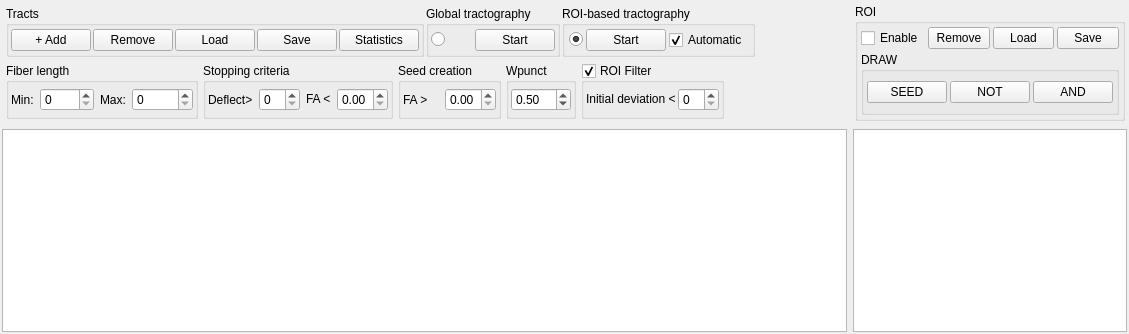
<?xml version="1.0" encoding="UTF-8"?>
<ui version="4.0">
 <class>QTabDTITractography</class>
 <widget class="QWidget" name="QTabDTITractography">
  <property name="geometry">
   <rect>
    <x>0</x>
    <y>0</y>
    <width>1129</width>
    <height>334</height>
   </rect>
  </property>
  <property name="minimumSize">
   <size>
    <width>0</width>
    <height>0</height>
   </size>
  </property>
  <property name="windowTitle">
   <string>Form</string>
  </property>
  <layout class="QGridLayout" name="gridLayout">
   <property name="sizeConstraint">
    <enum>QLayout::SetDefaultConstraint</enum>
   </property>
   <property name="leftMargin">
    <number>2</number>
   </property>
   <property name="topMargin">
    <number>2</number>
   </property>
   <property name="rightMargin">
    <number>2</number>
   </property>
   <property name="bottomMargin">
    <number>2</number>
   </property>
   <item row="1" column="1">
    <widget class="QTableWidget" name="m_tableWidgetROI">
     <property name="sizePolicy">
      <sizepolicy hsizetype="Preferred" vsizetype="Expanding">
       <horstretch>1</horstretch>
       <verstretch>0</verstretch>
      </sizepolicy>
     </property>
    </widget>
   </item>
   <item row="1" column="0">
    <widget class="QTableWidget" name="m_tableWidgetTracts">
     <property name="sizePolicy">
      <sizepolicy hsizetype="Preferred" vsizetype="Expanding">
       <horstretch>4</horstretch>
       <verstretch>0</verstretch>
      </sizepolicy>
     </property>
     <property name="columnCount">
      <number>0</number>
     </property>
    </widget>
   </item>
   <item row="0" column="1" alignment="Qt::AlignLeft">
    <widget class="QWidget" name="widget_5" native="true">
     <property name="sizePolicy">
      <sizepolicy hsizetype="Preferred" vsizetype="Preferred">
       <horstretch>1</horstretch>
       <verstretch>0</verstretch>
      </sizepolicy>
     </property>
     <layout class="QVBoxLayout" name="verticalLayout">
      <property name="spacing">
       <number>2</number>
      </property>
      <property name="leftMargin">
       <number>2</number>
      </property>
      <property name="topMargin">
       <number>2</number>
      </property>
      <property name="rightMargin">
       <number>2</number>
      </property>
      <property name="bottomMargin">
       <number>2</number>
      </property>
      <item alignment="Qt::AlignLeft">
       <widget class="QGroupBox" name="groupBox_6">
        <property name="sizePolicy">
         <sizepolicy hsizetype="Preferred" vsizetype="Preferred">
          <horstretch>0</horstretch>
          <verstretch>0</verstretch>
         </sizepolicy>
        </property>
        <property name="title">
         <string>ROI</string>
        </property>
        <layout class="QVBoxLayout" name="verticalLayout_3">
         <property name="spacing">
          <number>3</number>
         </property>
         <property name="leftMargin">
          <number>3</number>
         </property>
         <property name="topMargin">
          <number>3</number>
         </property>
         <property name="rightMargin">
          <number>3</number>
         </property>
         <property name="bottomMargin">
          <number>3</number>
         </property>
         <item>
          <layout class="QHBoxLayout" name="horizontalLayout_17">
           <property name="spacing">
            <number>3</number>
           </property>
           <property name="leftMargin">
            <number>0</number>
           </property>
           <item>
            <widget class="QCheckBox" name="checkBoxROI">
             <property name="minimumSize">
              <size>
               <width>64</width>
               <height>0</height>
              </size>
             </property>
             <property name="text">
              <string>Enable</string>
             </property>
            </widget>
           </item>
           <item>
            <widget class="QPushButton" name="pushRemoveROI">
             <property name="minimumSize">
              <size>
               <width>60</width>
               <height>0</height>
              </size>
             </property>
             <property name="text">
              <string>Remove</string>
             </property>
            </widget>
           </item>
           <item>
            <widget class="QPushButton" name="pushLoadROI">
             <property name="minimumSize">
              <size>
               <width>60</width>
               <height>0</height>
              </size>
             </property>
             <property name="text">
              <string>Load</string>
             </property>
            </widget>
           </item>
           <item>
            <widget class="QPushButton" name="pushSaveROI">
             <property name="minimumSize">
              <size>
               <width>60</width>
               <height>0</height>
              </size>
             </property>
             <property name="text">
              <string>Save</string>
             </property>
            </widget>
           </item>
          </layout>
         </item>
         <item>
          <widget class="QGroupBox" name="m_groupBoxAddROI">
           <property name="sizePolicy">
            <sizepolicy hsizetype="Preferred" vsizetype="Preferred">
             <horstretch>1</horstretch>
             <verstretch>0</verstretch>
            </sizepolicy>
           </property>
           <property name="title">
            <string>DRAW</string>
           </property>
           <layout class="QHBoxLayout" name="horizontalLayout_14">
            <property name="spacing">
             <number>3</number>
            </property>
            <property name="leftMargin">
             <number>3</number>
            </property>
            <property name="topMargin">
             <number>3</number>
            </property>
            <property name="rightMargin">
             <number>3</number>
            </property>
            <property name="bottomMargin">
             <number>3</number>
            </property>
            <item>
             <widget class="QPushButton" name="m_pushButtonAddSeedROI">
              <property name="text">
               <string>SEED</string>
              </property>
             </widget>
            </item>
            <item>
             <widget class="QPushButton" name="m_pushButtonAddNotROI">
              <property name="text">
               <string> NOT </string>
              </property>
             </widget>
            </item>
            <item>
             <widget class="QPushButton" name="m_pushButtonAddAndROI">
              <property name="text">
               <string>AND</string>
              </property>
             </widget>
            </item>
           </layout>
          </widget>
         </item>
        </layout>
       </widget>
      </item>
     </layout>
    </widget>
   </item>
   <item row="0" column="0">
    <widget class="QWidget" name="widget_4" native="true">
     <property name="sizePolicy">
      <sizepolicy hsizetype="Preferred" vsizetype="Preferred">
       <horstretch>4</horstretch>
       <verstretch>0</verstretch>
      </sizepolicy>
     </property>
     <property name="toolTip">
      <string>&lt;html&gt;&lt;head/&gt;&lt;body&gt;&lt;p&gt;Neural Fiber Reconstruction.&lt;/p&gt;&lt;/body&gt;&lt;/html&gt;
</string>
     </property>
     <layout class="QVBoxLayout" name="verticalLayout_2">
      <property name="spacing">
       <number>2</number>
      </property>
      <property name="leftMargin">
       <number>2</number>
      </property>
      <property name="topMargin">
       <number>2</number>
      </property>
      <property name="rightMargin">
       <number>2</number>
      </property>
      <property name="bottomMargin">
       <number>2</number>
      </property>
      <item alignment="Qt::AlignLeft">
       <widget class="QWidget" name="widget_6" native="true">
        <layout class="QHBoxLayout" name="horizontalLayout_12">
         <property name="spacing">
          <number>2</number>
         </property>
         <property name="leftMargin">
          <number>2</number>
         </property>
         <property name="topMargin">
          <number>2</number>
         </property>
         <property name="rightMargin">
          <number>2</number>
         </property>
         <property name="bottomMargin">
          <number>2</number>
         </property>
         <item alignment="Qt::AlignLeft">
          <widget class="QGroupBox" name="groupBox_5">
           <property name="toolTip">
            <string>Edit a fiber bundle.</string>
           </property>
           <property name="title">
            <string>Tracts</string>
           </property>
           <layout class="QHBoxLayout" name="horizontalLayout_2">
            <property name="spacing">
             <number>2</number>
            </property>
            <property name="leftMargin">
             <number>2</number>
            </property>
            <property name="topMargin">
             <number>2</number>
            </property>
            <property name="rightMargin">
             <number>2</number>
            </property>
            <property name="bottomMargin">
             <number>2</number>
            </property>
            <item>
             <widget class="QPushButton" name="m_pushButtonAddTract">
              <property name="minimumSize">
               <size>
                <width>60</width>
                <height>0</height>
               </size>
              </property>
              <property name="toolTip">
               <string>&lt;html&gt;&lt;head/&gt;&lt;body&gt;&lt;p&gt;Add a new fiber bundle.&lt;/p&gt;&lt;/body&gt;&lt;/html&gt;
</string>
              </property>
              <property name="text">
               <string>+ Add</string>
              </property>
             </widget>
            </item>
            <item>
             <widget class="QPushButton" name="m_pushButtonRemoveTract">
              <property name="minimumSize">
               <size>
                <width>60</width>
                <height>0</height>
               </size>
              </property>
              <property name="toolTip">
               <string>&lt;html&gt;&lt;head/&gt;&lt;body&gt;&lt;p&gt;Remove a fiber bundle.&lt;/p&gt;&lt;/body&gt;&lt;/html&gt;
</string>
              </property>
              <property name="text">
               <string>Remove</string>
              </property>
             </widget>
            </item>
            <item>
             <widget class="QPushButton" name="pushButton_5">
              <property name="minimumSize">
               <size>
                <width>60</width>
                <height>0</height>
               </size>
              </property>
              <property name="toolTip">
               <string>&lt;html&gt;&lt;head/&gt;&lt;body&gt;&lt;p&gt;Load a fiber bundle.&lt;/p&gt;&lt;/body&gt;&lt;/html&gt;
</string>
              </property>
              <property name="text">
               <string>Load</string>
              </property>
             </widget>
            </item>
            <item>
             <widget class="QPushButton" name="pushButton_6">
              <property name="minimumSize">
               <size>
                <width>60</width>
                <height>0</height>
               </size>
              </property>
              <property name="toolTip">
               <string>&lt;html&gt;&lt;head/&gt;&lt;body&gt;&lt;p&gt;Save a fiber bundle.&lt;/p&gt;&lt;/body&gt;&lt;/html&gt;
</string>
              </property>
              <property name="text">
               <string>Save</string>
              </property>
             </widget>
            </item>
            <item>
             <widget class="QPushButton" name="m_pushButtonShowTractStat">
              <property name="toolTip">
               <string>&lt;html&gt;&lt;head/&gt;&lt;body&gt;&lt;p&gt;Fiber bundle statistical metrics.&lt;/p&gt;&lt;/body&gt;&lt;/html&gt;
</string>
              </property>
              <property name="text">
               <string>Statistics</string>
              </property>
             </widget>
            </item>
           </layout>
          </widget>
         </item>
         <item alignment="Qt::AlignLeft">
          <widget class="QGroupBox" name="m_groupBoxGlobalTractography">
           <property name="toolTip">
            <string>&lt;html&gt;&lt;head/&gt;&lt;body&gt;&lt;p&gt;Activate whole-brain fiber reconstruction.&lt;/p&gt;&lt;/body&gt;&lt;/html&gt;
</string>
           </property>
           <property name="title">
            <string>Global tractography</string>
           </property>
           <property name="checkable">
            <bool>false</bool>
           </property>
           <property name="checked">
            <bool>false</bool>
           </property>
           <layout class="QHBoxLayout" name="horizontalLayout">
            <property name="spacing">
             <number>2</number>
            </property>
            <property name="leftMargin">
             <number>2</number>
            </property>
            <property name="topMargin">
             <number>2</number>
            </property>
            <property name="rightMargin">
             <number>2</number>
            </property>
            <property name="bottomMargin">
             <number>2</number>
            </property>
            <item alignment="Qt::AlignLeft">
             <widget class="QRadioButton" name="m_radioButtonGlobalTract">
              <property name="toolTip">
               <string>&lt;html&gt;&lt;head/&gt;&lt;body&gt;&lt;p&gt;Checked activation.&lt;/p&gt;&lt;/body&gt;&lt;/html&gt;
</string>
              </property>
              <property name="text">
               <string/>
              </property>
             </widget>
            </item>
            <item alignment="Qt::AlignLeft">
             <widget class="QPushButton" name="m_pushButtonGlobalTracts">
              <property name="minimumSize">
               <size>
                <width>80</width>
                <height>0</height>
               </size>
              </property>
              <property name="maximumSize">
               <size>
                <width>80</width>
                <height>16777215</height>
               </size>
              </property>
              <property name="toolTip">
               <string>&lt;html&gt;&lt;head/&gt;&lt;body&gt;&lt;p&gt;Start processing.&lt;/p&gt;&lt;/body&gt;&lt;/html&gt;
</string>
              </property>
              <property name="text">
               <string>Start</string>
              </property>
             </widget>
            </item>
           </layout>
          </widget>
         </item>
         <item>
          <widget class="QGroupBox" name="m_groupBoxROITractography">
           <property name="toolTip">
            <string>&lt;html&gt;&lt;head/&gt;&lt;body&gt;&lt;p&gt;Activate ROI-based fiber reconstruction.&lt;/p&gt;&lt;/body&gt;&lt;/html&gt;
</string>
           </property>
           <property name="title">
            <string>ROI-based tractography</string>
           </property>
           <property name="checkable">
            <bool>false</bool>
           </property>
           <layout class="QHBoxLayout" name="horizontalLayout_16">
            <property name="spacing">
             <number>3</number>
            </property>
            <property name="leftMargin">
             <number>4</number>
            </property>
            <property name="topMargin">
             <number>3</number>
            </property>
            <property name="rightMargin">
             <number>4</number>
            </property>
            <property name="bottomMargin">
             <number>3</number>
            </property>
            <item>
             <widget class="QRadioButton" name="m_radioButtonROITract">
              <property name="toolTip">
               <string>&lt;html&gt;&lt;head/&gt;&lt;body&gt;&lt;p&gt;Checked activation.&lt;/p&gt;&lt;/body&gt;&lt;/html&gt;
</string>
              </property>
              <property name="text">
               <string/>
              </property>
              <property name="checked">
               <bool>true</bool>
              </property>
             </widget>
            </item>
            <item alignment="Qt::AlignHCenter">
             <widget class="QPushButton" name="m_pushButtonRoiTracts">
              <property name="minimumSize">
               <size>
                <width>80</width>
                <height>0</height>
               </size>
              </property>
              <property name="toolTip">
               <string>&lt;html&gt;&lt;head/&gt;&lt;body&gt;&lt;p&gt;Manual start processing.&lt;/p&gt;&lt;/body&gt;&lt;/html&gt;
</string>
              </property>
              <property name="text">
               <string>Start</string>
              </property>
             </widget>
            </item>
            <item>
             <widget class="QCheckBox" name="checkBoxAutomaticRender">
              <property name="toolTip">
               <string>&lt;html&gt;&lt;head/&gt;&lt;body&gt;&lt;p&gt;Automatic start processing.&lt;/p&gt;&lt;/body&gt;&lt;/html&gt;
</string>
              </property>
              <property name="text">
               <string>Automatic</string>
              </property>
              <property name="checked">
               <bool>true</bool>
              </property>
             </widget>
            </item>
           </layout>
          </widget>
         </item>
        </layout>
       </widget>
      </item>
      <item alignment="Qt::AlignLeft">
       <widget class="QWidget" name="widget" native="true">
        <layout class="QHBoxLayout" name="horizontalLayout_5">
         <property name="spacing">
          <number>5</number>
         </property>
         <property name="leftMargin">
          <number>2</number>
         </property>
         <property name="topMargin">
          <number>2</number>
         </property>
         <property name="rightMargin">
          <number>2</number>
         </property>
         <property name="bottomMargin">
          <number>2</number>
         </property>
         <item alignment="Qt::AlignLeft">
          <widget class="QGroupBox" name="groupBox">
           <property name="toolTip">
            <string>&lt;html&gt;&lt;head/&gt;&lt;body&gt;&lt;p&gt;Set valid fiber length.&lt;/p&gt;&lt;/body&gt;&lt;/html&gt;
</string>
           </property>
           <property name="title">
            <string>Fiber length</string>
           </property>
           <layout class="QHBoxLayout" name="horizontalLayout_11">
            <property name="spacing">
             <number>6</number>
            </property>
            <property name="leftMargin">
             <number>2</number>
            </property>
            <property name="topMargin">
             <number>2</number>
            </property>
            <property name="rightMargin">
             <number>2</number>
            </property>
            <property name="bottomMargin">
             <number>2</number>
            </property>
            <item>
             <layout class="QHBoxLayout" name="horizontalLayout_6">
              <property name="topMargin">
               <number>2</number>
              </property>
              <property name="bottomMargin">
               <number>2</number>
              </property>
              <item>
               <widget class="QLabel" name="label_3">
                <property name="maximumSize">
                 <size>
                  <width>40</width>
                  <height>16777215</height>
                 </size>
                </property>
                <property name="toolTip">
                 <string>&lt;html&gt;&lt;head/&gt;&lt;body&gt;&lt;p&gt;Minimum length.&lt;/p&gt;&lt;/body&gt;&lt;/html&gt;
</string>
                </property>
                <property name="text">
                 <string>Min:</string>
                </property>
               </widget>
              </item>
              <item>
               <widget class="QSpinBox" name="m_spinBoxMinFiberLength">
                <property name="maximum">
                 <number>1000</number>
                </property>
                <property name="singleStep">
                 <number>10</number>
                </property>
               </widget>
              </item>
             </layout>
            </item>
            <item>
             <layout class="QHBoxLayout" name="horizontalLayout_4">
              <property name="topMargin">
               <number>3</number>
              </property>
              <property name="bottomMargin">
               <number>3</number>
              </property>
              <item>
               <widget class="QLabel" name="label_5">
                <property name="maximumSize">
                 <size>
                  <width>40</width>
                  <height>16777215</height>
                 </size>
                </property>
                <property name="toolTip">
                 <string>&lt;html&gt;&lt;head/&gt;&lt;body&gt;&lt;p&gt;Maximum length.&lt;/p&gt;&lt;/body&gt;&lt;/html&gt;
</string>
                </property>
                <property name="text">
                 <string>Max:</string>
                </property>
               </widget>
              </item>
              <item>
               <widget class="QSpinBox" name="m_spinBoxMaxFiberLength">
                <property name="maximum">
                 <number>10000</number>
                </property>
                <property name="singleStep">
                 <number>10</number>
                </property>
               </widget>
              </item>
             </layout>
            </item>
           </layout>
          </widget>
         </item>
         <item alignment="Qt::AlignLeft">
          <widget class="QGroupBox" name="groupBox_2">
           <property name="toolTip">
            <string>&lt;html&gt;&lt;head/&gt;&lt;body&gt;&lt;p&gt;Tracking stopping conditions.&lt;/p&gt;&lt;/body&gt;&lt;/html&gt;
</string>
           </property>
           <property name="title">
            <string>Stopping criteria</string>
           </property>
           <layout class="QHBoxLayout" name="horizontalLayout_10">
            <property name="spacing">
             <number>6</number>
            </property>
            <property name="leftMargin">
             <number>2</number>
            </property>
            <property name="topMargin">
             <number>2</number>
            </property>
            <property name="rightMargin">
             <number>2</number>
            </property>
            <property name="bottomMargin">
             <number>2</number>
            </property>
            <item>
             <layout class="QHBoxLayout" name="horizontalLayout_8">
              <item>
               <widget class="QLabel" name="label_7">
                <property name="font">
                 <font>
                  <pointsize>9</pointsize>
                 </font>
                </property>
                <property name="toolTip">
                 <string>&lt;html&gt;&lt;head/&gt;&lt;body&gt;&lt;p&gt;Adjacent segment deflection angle.&lt;/p&gt;&lt;/body&gt;&lt;/html&gt;
</string>
                </property>
                <property name="text">
                 <string>Deflect&gt;</string>
                </property>
               </widget>
              </item>
              <item>
               <widget class="QSpinBox" name="m_spinBoxStoppingCriterionAngle">
                <property name="maximum">
                 <number>90</number>
                </property>
               </widget>
              </item>
             </layout>
            </item>
            <item>
             <layout class="QHBoxLayout" name="horizontalLayout_3">
              <item>
               <widget class="QLabel" name="label_8">
                <property name="toolTip">
                 <string>&lt;html&gt;&lt;head/&gt;&lt;body&gt;&lt;p&gt;Degree of  diffusion process anisotropy.&lt;/p&gt;&lt;/body&gt;&lt;/html&gt;
</string>
                </property>
                <property name="text">
                 <string>FA &lt;</string>
                </property>
               </widget>
              </item>
              <item>
               <widget class="QDoubleSpinBox" name="m_doubleSpinBoxStoppingCriterionFA">
                <property name="maximum">
                 <double>1.000000000000000</double>
                </property>
                <property name="singleStep">
                 <double>0.010000000000000</double>
                </property>
               </widget>
              </item>
             </layout>
            </item>
           </layout>
          </widget>
         </item>
         <item alignment="Qt::AlignLeft">
          <widget class="QGroupBox" name="groupBox_3">
           <property name="toolTip">
            <string>&lt;html&gt;&lt;head/&gt;&lt;body&gt;&lt;p&gt;Seed setting conditions.&lt;/p&gt;&lt;/body&gt;&lt;/html&gt;</string>
           </property>
           <property name="title">
            <string>Seed creation</string>
           </property>
           <layout class="QVBoxLayout" name="verticalLayout_4">
            <property name="spacing">
             <number>2</number>
            </property>
            <property name="leftMargin">
             <number>2</number>
            </property>
            <property name="topMargin">
             <number>2</number>
            </property>
            <property name="rightMargin">
             <number>2</number>
            </property>
            <property name="bottomMargin">
             <number>2</number>
            </property>
            <item>
             <layout class="QHBoxLayout" name="horizontalLayout_9">
              <item>
               <widget class="QLabel" name="label_10">
                <property name="maximumSize">
                 <size>
                  <width>40</width>
                  <height>16777215</height>
                 </size>
                </property>
                <property name="toolTip">
                 <string>&lt;html&gt;&lt;head/&gt;&lt;body&gt;&lt;p&gt;Degree of  diffusion process anisotropy.&lt;/p&gt;&lt;/body&gt;&lt;/html&gt;\n</string>
                </property>
                <property name="text">
                 <string>FA &gt;</string>
                </property>
               </widget>
              </item>
              <item>
               <widget class="QDoubleSpinBox" name="m_doubleSpinBoxSeedCreationFA">
                <property name="maximum">
                 <double>1.000000000000000</double>
                </property>
                <property name="singleStep">
                 <double>0.010000000000000</double>
                </property>
               </widget>
              </item>
             </layout>
            </item>
           </layout>
          </widget>
         </item>
         <item>
          <widget class="QGroupBox" name="groupBox_8">
           <property name="toolTip">
            <string>&lt;html&gt;&lt;head/&gt;&lt;body&gt;&lt;p&gt;Effect of previously tracking segment direction on current segment direction.&lt;/p&gt;&lt;/body&gt;&lt;/html&gt;</string>
           </property>
           <property name="title">
            <string>Wpunct</string>
           </property>
           <layout class="QHBoxLayout" name="horizontalLayout_7">
            <property name="spacing">
             <number>2</number>
            </property>
            <property name="leftMargin">
             <number>2</number>
            </property>
            <property name="topMargin">
             <number>2</number>
            </property>
            <property name="rightMargin">
             <number>2</number>
            </property>
            <property name="bottomMargin">
             <number>2</number>
            </property>
            <item>
             <widget class="QDoubleSpinBox" name="m_doubleSpinBoxWpunct">
              <property name="maximum">
               <double>1.000000000000000</double>
              </property>
              <property name="singleStep">
               <double>0.010000000000000</double>
              </property>
              <property name="value">
               <double>0.500000000000000</double>
              </property>
             </widget>
            </item>
           </layout>
          </widget>
         </item>
         <item>
          <widget class="QGroupBox" name="m_groupBoxROIPlaneFilter">
           <property name="title">
            <string>ROI Filter</string>
           </property>
           <property name="checkable">
            <bool>true</bool>
           </property>
           <layout class="QHBoxLayout" name="horizontalLayout_13">
            <property name="spacing">
             <number>2</number>
            </property>
            <property name="leftMargin">
             <number>2</number>
            </property>
            <property name="topMargin">
             <number>2</number>
            </property>
            <property name="rightMargin">
             <number>2</number>
            </property>
            <property name="bottomMargin">
             <number>2</number>
            </property>
            <item>
             <widget class="QLabel" name="label">
              <property name="toolTip">
               <string>&lt;html&gt;&lt;head/&gt;&lt;body&gt;&lt;p&gt;Preferred initial tracking direction aligned with ROI plane normal. Set acceptable deviation limit.&lt;/p&gt;&lt;/body&gt;&lt;/html&gt;</string>
              </property>
              <property name="text">
               <string>Initial deviation &lt;</string>
              </property>
              <property name="wordWrap">
               <bool>false</bool>
              </property>
             </widget>
            </item>
            <item>
             <widget class="QSpinBox" name="m_spinBoxROIPlaneAngle">
              <property name="maximum">
               <number>90</number>
              </property>
             </widget>
            </item>
           </layout>
          </widget>
         </item>
        </layout>
       </widget>
      </item>
     </layout>
    </widget>
   </item>
  </layout>
 </widget>
 <resources/>
 <connections/>
</ui>
